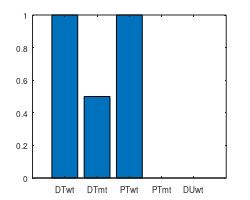

MATLAB code for this plot:

clear all 
close all 

samplenumber=[5,5,4,4,3];
G1=[1501,2430,1078,1691,435];
G3=[276,505,206,380,90];
G9=[51, 101, 40, 64, 17];
N1=[21, 29, 11, 18, 1];
M1=[9, 6, 0, 6, 3];
T1=[3, 1, 1, 0, 0];

G2=[216, 276, 176, 171, 55];
G5=[2, 3, 3, 1, 1];
G13=[17, 26, 12, 30, 10];
G12=[6, 16, 9, 8, 2];
G19=[2, 11, 3, 7, 1];
G10=[25, 41, 26, 47, 2];
G4=[39, 70, 36, 52, 10];

G6=[51, 134, 38, 78, 20];
G7=[3, 25, 10, 8, 4];
G8=[2, 1, 6, 0, 0];
G14=[1, 5, 2, 4, 1];
G17=[2, 6, 1, 0, 0];
G24=[0, 2, 0, 2, 0];
G11=[3, 1, 0, 0, 0];

N11=[17, 15, 11, 22, 4];
N2=[2, 5, 4, 5, 0];
N3=[5, 12, 5, 4, 3];

M4=[2, 13, 4, 9, 3];
M8=[1, 3, 0, 0, 0];
N7=[2, 0, 0, 2, 0];
N12=[1, 1, 0, 3, 0];
N4=[0, 1, 2, 0, 0];
N9=[0, 4, 0, 4, 0];
N5=[1, 2, 1, 1, 2];
N6=[1, 2, 0, 1, 0];

M9=[0, 2, 0, 2, 1];
M2=[2, 1, 1, 0, 0];
M20=[2, 4, 1, 4, 0];
M7=[4, 1, 1, 0, 0];

P8=[3, 1, 0, 2, 0];
G81=[5, 5, 2, 0, 0];




data=[G81];

for i=1:size(data,1)
    data(i,:)=data(i,:)./samplenumber;
end

newdata=data(:,[1,3,2,4,5]);


h=figure;
set(gcf, 'PaperSize', [2.5 2]); %7
set(gcf, 'PaperPositionMode', 'manual');
set(gcf, 'PaperPosition', [0 0 2.5 2]);

bar(newdata)
%pause 
low=round(0.9*min(newdata));
up=ceil(max(newdata));
ylim([low,up])

mid1=round(low+0.25*(up-low));
mid2=round(low+0.50*(up-low));
mid3=round(low+0.75*(up-low));

if up>10
    set(gca,'ytick',[low,mid1,mid2,mid3,up])
end
set(gca,'xticklabel',{'DTwt','DTmt','PTwt','PTmt','DUwt'},'fontsize',6)

print(gcf, '-dpng', ['motif','_']);

